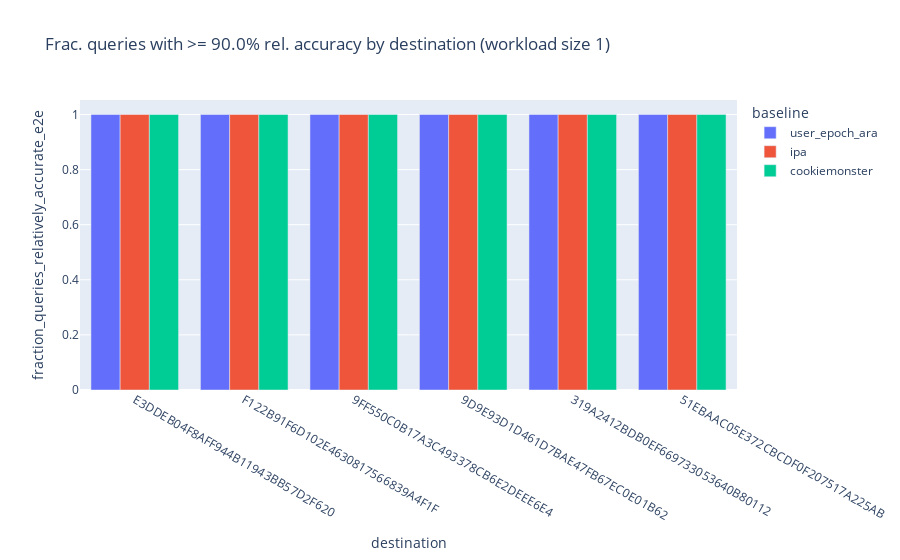
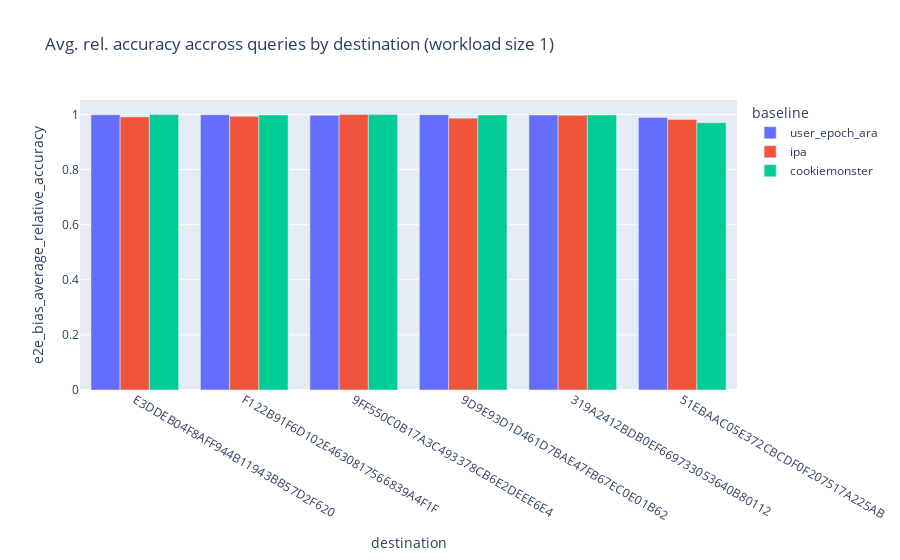
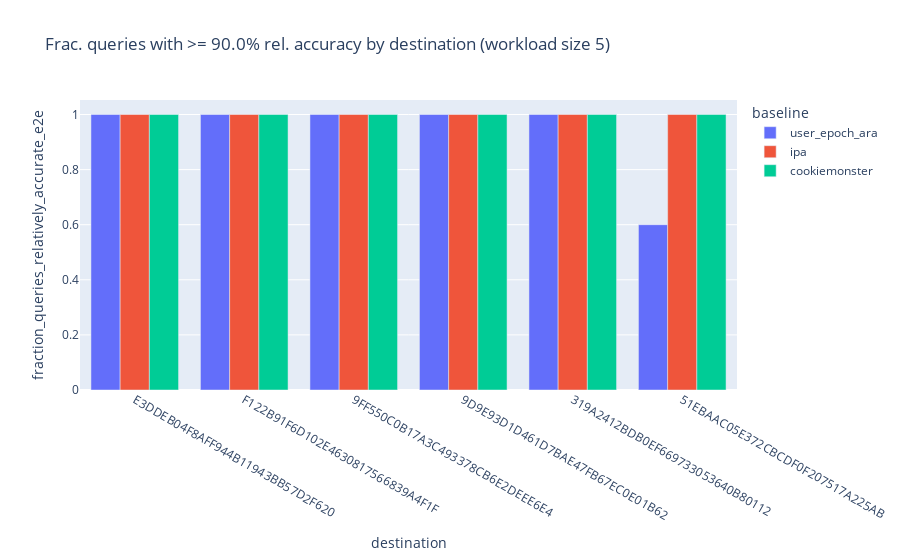
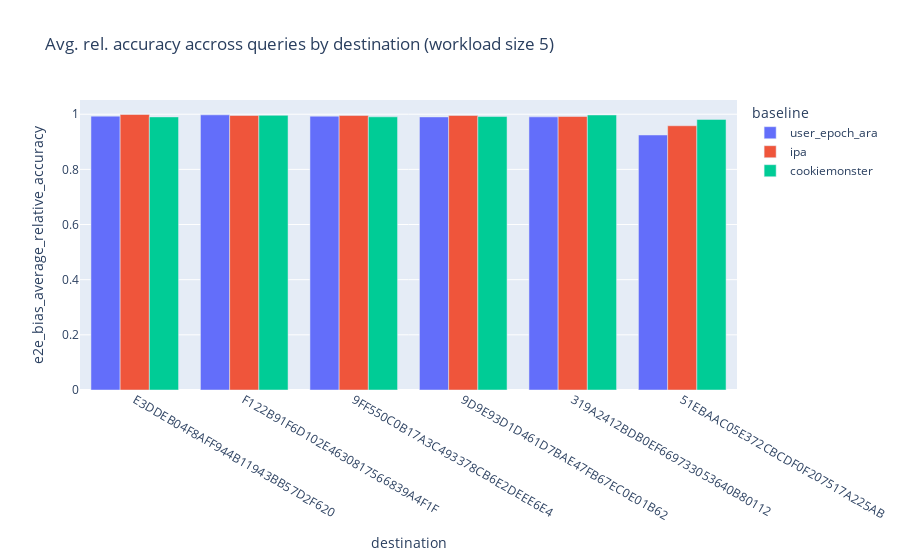

Notebook code cell kept with these figures, in order:
### Code cell
workload_sizes = [1, 5, 10, 15, 20, 25, 30, 35, 40, 45]
for requested_workload_size in workload_sizes:
    content = sorted_df.loc[sorted_df.requested_workload_size == requested_workload_size]
    fig1 = px.bar(
        content,
        x="destination",
        y="fraction_queries_relatively_accurate_e2e",
        color="baseline",
        barmode="group",
        title=f"Frac. queries with >= {t * 100}% rel. accuracy by destination (workload size {requested_workload_size})"
    )
    fig2 = px.bar(
        content,
        x="destination",
        y="e2e_bias_average_relative_accuracy",
        color="baseline",
        barmode="group",
        title=f"Avg. rel. accuracy accross queries by destination (workload size {requested_workload_size})"
    )
    pyo.iplot(fig1)
    pyo.iplot(fig2)
    fig1.write_image(f"./large/e2e_bias_fraction_relative_accuracy_ws_{requested_workload_size}.png")
    fig2.write_image(f"./large/e2e_bias_average_relative_accuracy_ws_{requested_workload_size}.png")

### Figure 1 — Plotly figure (JSON) as saved in the notebook; plotly's stock layout.template omitted (floating-point values rounded to 4 significant figures)
{"data": [{"alignmentgroup": "True", "hovertemplate": "baseline=user_epoch_ara<br>destination=%{x}<br>fraction_queries_relatively_accurate_e2e=%{y}<extra></extra>", "legendgroup": "user_epoch_ara", "marker": {"color": "#636efa", "pattern": {"shape": ""}}, "name": "user_epoch_ara", "offsetgroup": "user_epoch_ara", "orientation": "v", "showlegend": true, "textposition": "auto", "type": "bar", "x": ["E3DDEB04F8AFF944B11943BB57D2F620", "F122B91F6D102E4630817566839A4F1F", "9FF550C0B17A3C493378CB6E2DEEE6E4", "9D9E93D1D461D7BAE47FB67EC0E01B62", "319A2412BDB0EF669733053640B80112", "51EBAAC05E372CBCDF0F207517A225AB"], "xaxis": "x", "y": [1, 1, 1, 1, 1, 1], "yaxis": "y"}, {"alignmentgroup": "True", "hovertemplate": "baseline=ipa<br>destination=%{x}<br>fraction_queries_relatively_accurate_e2e=%{y}<extra></extra>", "legendgroup": "ipa", "marker": {"color": "#EF553B", "pattern": {"shape": ""}}, "name": "ipa", "offsetgroup": "ipa", "orientation": "v", "showlegend": true, "textposition": "auto", "type": "bar", "x": ["E3DDEB04F8AFF944B11943BB57D2F620", "F122B91F6D102E4630817566839A4F1F", "9FF550C0B17A3C493378CB6E2DEEE6E4", "9D9E93D1D461D7BAE47FB67EC0E01B62", "319A2412BDB0EF669733053640B80112", "51EBAAC05E372CBCDF0F207517A225AB"], "xaxis": "x", "y": [1, 1, 1, 1, 1, 1], "yaxis": "y"}, {"alignmentgroup": "True", "hovertemplate": "baseline=cookiemonster<br>destination=%{x}<br>fraction_queries_relatively_accurate_e2e=%{y}<extra></extra>", "legendgroup": "cookiemonster", "marker": {"color": "#00cc96", "pattern": {"shape": ""}}, "name": "cookiemonster", "offsetgroup": "cookiemonster", "orientation": "v", "showlegend": true, "textposition": "auto", "type": "bar", "x": ["E3DDEB04F8AFF944B11943BB57D2F620", "F122B91F6D102E4630817566839A4F1F", "9FF550C0B17A3C493378CB6E2DEEE6E4", "9D9E93D1D461D7BAE47FB67EC0E01B62", "319A2412BDB0EF669733053640B80112", "51EBAAC05E372CBCDF0F207517A225AB"], "xaxis": "x", "y": [1, 1, 1, 1, 1, 1], "yaxis": "y"}], "layout": {"barmode": "group", "legend": {"title": {"text": "baseline"}, "tracegroupgap": 0}, "title": {"text": "Frac. queries with >= 90.0% rel. accuracy by destination (workload size 1)"}, "xaxis": {"anchor": "y", "domain": [0, 1], "title": {"text": "destination"}}, "yaxis": {"anchor": "x", "domain": [0, 1], "title": {"text": "fraction_queries_relatively_accurate_e2e"}}}}

### Figure 2 — Plotly figure (JSON) as saved in the notebook; plotly's stock layout.template omitted (floating-point values rounded to 4 significant figures)
{"data": [{"alignmentgroup": "True", "hovertemplate": "baseline=user_epoch_ara<br>destination=%{x}<br>e2e_bias_average_relative_accuracy=%{y}<extra></extra>", "legendgroup": "user_epoch_ara", "marker": {"color": "#636efa", "pattern": {"shape": ""}}, "name": "user_epoch_ara", "offsetgroup": "user_epoch_ara", "orientation": "v", "showlegend": true, "textposition": "auto", "type": "bar", "x": ["E3DDEB04F8AFF944B11943BB57D2F620", "F122B91F6D102E4630817566839A4F1F", "9FF550C0B17A3C493378CB6E2DEEE6E4", "9D9E93D1D461D7BAE47FB67EC0E01B62", "319A2412BDB0EF669733053640B80112", "51EBAAC05E372CBCDF0F207517A225AB"], "xaxis": "x", "y": [0.9987, 0.9988, 0.9971, 0.9993, 0.9982, 0.9893], "yaxis": "y"}, {"alignmentgroup": "True", "hovertemplate": "baseline=ipa<br>destination=%{x}<br>e2e_bias_average_relative_accuracy=%{y}<extra></extra>", "legendgroup": "ipa", "marker": {"color": "#EF553B", "pattern": {"shape": ""}}, "name": "ipa", "offsetgroup": "ipa", "orientation": "v", "showlegend": true, "textposition": "auto", "type": "bar", "x": ["E3DDEB04F8AFF944B11943BB57D2F620", "F122B91F6D102E4630817566839A4F1F", "9FF550C0B17A3C493378CB6E2DEEE6E4", "9D9E93D1D461D7BAE47FB67EC0E01B62", "319A2412BDB0EF669733053640B80112", "51EBAAC05E372CBCDF0F207517A225AB"], "xaxis": "x", "y": [0.9912, 0.9935, 0.9997, 0.9865, 0.9972, 0.9818], "yaxis": "y"}, {"alignmentgroup": "True", "hovertemplate": "baseline=cookiemonster<br>destination=%{x}<br>e2e_bias_average_relative_accuracy=%{y}<extra></extra>", "legendgroup": "cookiemonster", "marker": {"color": "#00cc96", "pattern": {"shape": ""}}, "name": "cookiemonster", "offsetgroup": "cookiemonster", "orientation": "v", "showlegend": true, "textposition": "auto", "type": "bar", "x": ["E3DDEB04F8AFF944B11943BB57D2F620", "F122B91F6D102E4630817566839A4F1F", "9FF550C0B17A3C493378CB6E2DEEE6E4", "9D9E93D1D461D7BAE47FB67EC0E01B62", "319A2412BDB0EF669733053640B80112", "51EBAAC05E372CBCDF0F207517A225AB"], "xaxis": "x", "y": [0.9999, 0.9984, 0.9998, 0.9983, 0.998, 0.9702], "yaxis": "y"}], "layout": {"barmode": "group", "legend": {"title": {"text": "baseline"}, "tracegroupgap": 0}, "title": {"text": "Avg. rel. accuracy accross queries by destination (workload size 1)"}, "xaxis": {"anchor": "y", "domain": [0, 1], "title": {"text": "destination"}}, "yaxis": {"anchor": "x", "domain": [0, 1], "title": {"text": "e2e_bias_average_relative_accuracy"}}}}

### Figure 3 — Plotly figure (JSON) as saved in the notebook; plotly's stock layout.template omitted (floating-point values rounded to 4 significant figures)
{"data": [{"alignmentgroup": "True", "hovertemplate": "baseline=user_epoch_ara<br>destination=%{x}<br>fraction_queries_relatively_accurate_e2e=%{y}<extra></extra>", "legendgroup": "user_epoch_ara", "marker": {"color": "#636efa", "pattern": {"shape": ""}}, "name": "user_epoch_ara", "offsetgroup": "user_epoch_ara", "orientation": "v", "showlegend": true, "textposition": "auto", "type": "bar", "x": ["E3DDEB04F8AFF944B11943BB57D2F620", "F122B91F6D102E4630817566839A4F1F", "9FF550C0B17A3C493378CB6E2DEEE6E4", "9D9E93D1D461D7BAE47FB67EC0E01B62", "319A2412BDB0EF669733053640B80112", "51EBAAC05E372CBCDF0F207517A225AB"], "xaxis": "x", "y": [1, 1, 1, 1, 1, 0.6], "yaxis": "y"}, {"alignmentgroup": "True", "hovertemplate": "baseline=ipa<br>destination=%{x}<br>fraction_queries_relatively_accurate_e2e=%{y}<extra></extra>", "legendgroup": "ipa", "marker": {"color": "#EF553B", "pattern": {"shape": ""}}, "name": "ipa", "offsetgroup": "ipa", "orientation": "v", "showlegend": true, "textposition": "auto", "type": "bar", "x": ["E3DDEB04F8AFF944B11943BB57D2F620", "F122B91F6D102E4630817566839A4F1F", "9FF550C0B17A3C493378CB6E2DEEE6E4", "9D9E93D1D461D7BAE47FB67EC0E01B62", "319A2412BDB0EF669733053640B80112", "51EBAAC05E372CBCDF0F207517A225AB"], "xaxis": "x", "y": [1, 1, 1, 1, 1, 1], "yaxis": "y"}, {"alignmentgroup": "True", "hovertemplate": "baseline=cookiemonster<br>destination=%{x}<br>fraction_queries_relatively_accurate_e2e=%{y}<extra></extra>", "legendgroup": "cookiemonster", "marker": {"color": "#00cc96", "pattern": {"shape": ""}}, "name": "cookiemonster", "offsetgroup": "cookiemonster", "orientation": "v", "showlegend": true, "textposition": "auto", "type": "bar", "x": ["E3DDEB04F8AFF944B11943BB57D2F620", "F122B91F6D102E4630817566839A4F1F", "9FF550C0B17A3C493378CB6E2DEEE6E4", "9D9E93D1D461D7BAE47FB67EC0E01B62", "319A2412BDB0EF669733053640B80112", "51EBAAC05E372CBCDF0F207517A225AB"], "xaxis": "x", "y": [1, 1, 1, 1, 1, 1], "yaxis": "y"}], "layout": {"barmode": "group", "legend": {"title": {"text": "baseline"}, "tracegroupgap": 0}, "title": {"text": "Frac. queries with >= 90.0% rel. accuracy by destination (workload size 5)"}, "xaxis": {"anchor": "y", "domain": [0, 1], "title": {"text": "destination"}}, "yaxis": {"anchor": "x", "domain": [0, 1], "title": {"text": "fraction_queries_relatively_accurate_e2e"}}}}

### Figure 4 — Plotly figure (JSON) as saved in the notebook; plotly's stock layout.template omitted (floating-point values rounded to 4 significant figures)
{"data": [{"alignmentgroup": "True", "hovertemplate": "baseline=user_epoch_ara<br>destination=%{x}<br>e2e_bias_average_relative_accuracy=%{y}<extra></extra>", "legendgroup": "user_epoch_ara", "marker": {"color": "#636efa", "pattern": {"shape": ""}}, "name": "user_epoch_ara", "offsetgroup": "user_epoch_ara", "orientation": "v", "showlegend": true, "textposition": "auto", "type": "bar", "x": ["E3DDEB04F8AFF944B11943BB57D2F620", "F122B91F6D102E4630817566839A4F1F", "9FF550C0B17A3C493378CB6E2DEEE6E4", "9D9E93D1D461D7BAE47FB67EC0E01B62", "319A2412BDB0EF669733053640B80112", "51EBAAC05E372CBCDF0F207517A225AB"], "xaxis": "x", "y": [0.993, 0.9978, 0.9929, 0.9902, 0.9904, 0.9247], "yaxis": "y"}, {"alignmentgroup": "True", "hovertemplate": "baseline=ipa<br>destination=%{x}<br>e2e_bias_average_relative_accuracy=%{y}<extra></extra>", "legendgroup": "ipa", "marker": {"color": "#EF553B", "pattern": {"shape": ""}}, "name": "ipa", "offsetgroup": "ipa", "orientation": "v", "showlegend": true, "textposition": "auto", "type": "bar", "x": ["E3DDEB04F8AFF944B11943BB57D2F620", "F122B91F6D102E4630817566839A4F1F", "9FF550C0B17A3C493378CB6E2DEEE6E4", "9D9E93D1D461D7BAE47FB67EC0E01B62", "319A2412BDB0EF669733053640B80112", "51EBAAC05E372CBCDF0F207517A225AB"], "xaxis": "x", "y": [0.999, 0.9954, 0.9952, 0.9954, 0.9916, 0.9581], "yaxis": "y"}, {"alignmentgroup": "True", "hovertemplate": "baseline=cookiemonster<br>destination=%{x}<br>e2e_bias_average_relative_accuracy=%{y}<extra></extra>", "legendgroup": "cookiemonster", "marker": {"color": "#00cc96", "pattern": {"shape": ""}}, "name": "cookiemonster", "offsetgroup": "cookiemonster", "orientation": "v", "showlegend": true, "textposition": "auto", "type": "bar", "x": ["E3DDEB04F8AFF944B11943BB57D2F620", "F122B91F6D102E4630817566839A4F1F", "9FF550C0B17A3C493378CB6E2DEEE6E4", "9D9E93D1D461D7BAE47FB67EC0E01B62", "319A2412BDB0EF669733053640B80112", "51EBAAC05E372CBCDF0F207517A225AB"], "xaxis": "x", "y": [0.9903, 0.9959, 0.9906, 0.9915, 0.9972, 0.9813], "yaxis": "y"}], "layout": {"barmode": "group", "legend": {"title": {"text": "baseline"}, "tracegroupgap": 0}, "title": {"text": "Avg. rel. accuracy accross queries by destination (workload size 5)"}, "xaxis": {"anchor": "y", "domain": [0, 1], "title": {"text": "destination"}}, "yaxis": {"anchor": "x", "domain": [0, 1], "title": {"text": "e2e_bias_average_relative_accuracy"}}}}
